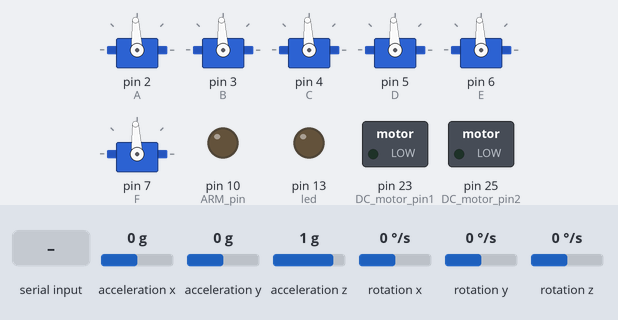
Recording of a sketch running on a simulated Arduino Mega 2560, built with avr-gcc and run on an emulated ATmega2560. Shown: 6 × servo, switched loads named in the sketch (green lamp = pin HIGH), output pins drawn as LEDs (lit = HIGH). The inputs (shaded band) are chosen by the test bench; at power-on: acceleration x 0 g, acceleration y 0 g, acceleration z 1 g, rotation x 0 °/s, rotation y 0 °/s, rotation z 0 °/s.

Above: at 0.1 s.
At 2.2 s:
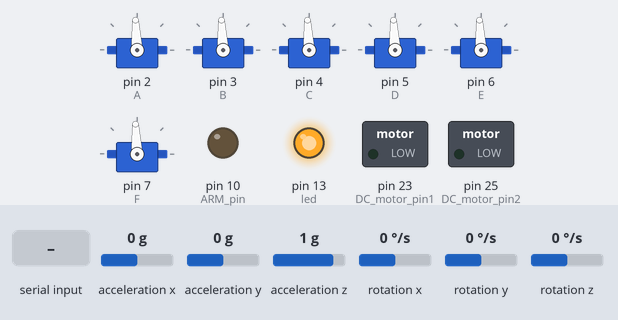
2.3 s: "K90\n" received over the second serial link
At 3.2 s:
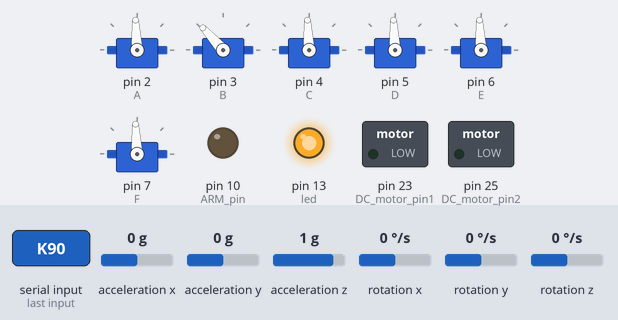
Timing chart, 0 to 5.3 s (numbered marks = the images above; inputs shaded):
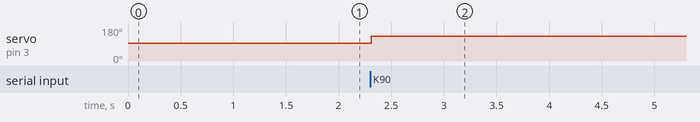

Measured:
- after the input at 2.3 s, servo on pin 3 (B): 93° → 132° at once

The sketch:

solo_mega_regional.ino
```cpp
#include <Wire.h>
#include "Servo.h"
#include "MPU6050.h"
#include "Declarations.h"

//SERIAL
Servo A, B, C, D, E, F;
#define MAX_BUF 128
char buffer[MAX_BUF];
//int i = 0, r=0;
//char c, d;
char rec[MAX_BUF];
int motorvalA = 1500, motorvalB = 1500, motorvalC = 1500, motorvalD = 1500, motorvalE = 1500, motorvalF = 1500;
String rec_str, req_sensors, sensors_str;
char Z[] = "Z";
//END OF SERIAL

//Actuators
#define DC_motor_pin1 23
#define DC_motor_pin2 25
#define ARM_pin 10
#define led 13
char arm_prev_state = '0';
char led_prev_state = '0';


void setup(void)
{

    Serial1.begin(57600);
    Serial2.begin(57600);
    Serial.begin (57600);
    init_thrusters();
    init_mpu6050();

    pinMode(DC_motor_pin1, OUTPUT);
    pinMode(DC_motor_pin2, OUTPUT);
    pinMode(ARM_pin, OUTPUT); //ARM
    pinMode(led,OUTPUT);
}


void loop(void)
{
    // Read serially from ros and write to the motors
    read_from_ros();

    //Metal Sensor
    //Metal_Sensor_Value = analogRead(Metal_Sensor_Pin);
    //Metal_Sensor_Value = (float) Metal_Sensor_Value*100/1024.0;

    //Temp Sensor
    // readTemp();

    //input PH
    //readPH();


    //*********MPU6050    *********//
    timer = millis();
    // Read normalized values
    Vector norm = mpu.readNormalizeGyro();
    Vector normAccel = mpu.readNormalizeAccel();
    //Calculate Pitch, Roll and Yaw
    pitch = pitch + norm.YAxis * timeStep;
    roll = roll + norm.XAxis * timeStep;
    yaw = yaw + norm.ZAxis * timeStep;
    if(roll>360)    roll -= 360; //care for the change from 0-->360 or 360-->0 near to north
    if(roll<0)      roll    +=   360;
    if(yaw >360)    yaw  -= 360;
    if(yaw <0)      yaw  += 360;
    if(pitch > 360) pitch -= 360;
    if(pitch < 0)   pitch += 360;
    acc_x = normAccel.XAxis - 9.5;
    acc_y = normAccel.YAxis;
    acc_z = normAccel.ZAxis+ 2;
    //*********END OF MPU6050*********//


    ToSendSerially = 'A'  + String(yaw) + 'B' + String(roll)+ 'C' ;

/*
 100000 Right (T shapes)
 010000 Left  (T shapes)
 001000 Arm
 000100 LED
 000010 Temp
 000001 Metal

 */

    //000010 => Temp
     if(receivedrqs[4]=='1')
        ToSendSerially += String(Tsensor) + 'G';
    //000001 => mag
     if(receivedrqs[5]=='1')
        ToSendSerially += pHValue + 'H';

    T_Shapes();
    //001000 ARM
    if(receivedrqs[2]=='1' && arm_prev_state == '0' ) //if rising edge
    {
          digitalWrite(ARM_pin, !digitalRead(ARM_pin));
    }

    //000100 LED
    if(receivedrqs[3]=='1' && led_prev_state == '0')
    {
        digitalWrite(led, !digitalRead(led));
    }
    arm_prev_state = receivedrqs[2];
    led_prev_state = receivedrqs[3];


    if(ToSendSerially.length() >0)
    {
      rec_str = ToSendSerially;
      rec_str += 'Z';
      Serial1.print(rec_str);
    }

    delay((timeStep*1000) - (millis() - timer));

}
void readTemp()
{
    Vo = analogRead(ThermistorPin);
    R2 = R1 * (1023.0 / (float)Vo - 1.0);
    logR2 = log(R2);
    T = (1.0 / (c1 + c2*logR2 + c3*logR2*logR2*logR2));
    Tsensor = T - 273.15;
}


// PH Data Fun
double avergearray(int* arr, int number)
{
  int i;
  int max,min;
  double avg;
  long amount=0;
  if(number<=0)
  {
    //Serial.println("Error number for the array to avraging!/n");
    return 0;
  }
  if(number<5){   //less than 5, calculated directly statistics
    for(i=0;i<number;i++){
      amount+=arr[i];
    }
    avg = amount/number;
    return avg;
  }else{
    if(arr[0]<arr[1]){
      min = arr[0];max=arr[1];
    }
    else{
      min=arr[1];max=arr[0];
    }
    for(i=2;i<number;i++){
      if(arr[i]<min){
        amount+=min;        //arr<min
        min=arr[i];
      }else {
        if(arr[i]>max){
          amount+=max;    //arr>max
          max=arr[i];
        }else{
          amount+=arr[i]; //min<=arr<=max
        }
      }//if
    }//for
    avg = (double)amount/(number-2);
  }//if
  return avg;
}
void T_Shapes()
{
           //1000 => Right
     if(receivedrqs[0]=='1')
      {
         digitalWrite(DC_motor_pin1, HIGH);
         digitalWrite(DC_motor_pin2, LOW);

      }
      else
      {
        digitalWrite(DC_motor_pin1, LOW);
        digitalWrite(DC_motor_pin2, LOW);
      }

    //0100 => Left
     if(receivedrqs[1]=='1')
      {
         digitalWrite(DC_motor_pin1, LOW);
         digitalWrite(DC_motor_pin2, HIGH);
      }
      else
      {
        digitalWrite(DC_motor_pin1, LOW);
        digitalWrite(DC_motor_pin2, LOW);
      }
}


void read_from_ros()
{
    while (Serial1.available())
    {
      c = Serial1.read();

      if (i< MAX_BUF -1)
      buffer[i++] = c;
      else break;


      if (c== 'K')
      {
        i=0;
        ParseString(buffer);
        moveROV();
      }
    }
}
void readPH()
{
    static unsigned long samplingTime = millis();
    static unsigned long printTime = millis();

    if(millis()-samplingTime > samplingInterval)
    {
        pHArray[pHArrayIndex++]=analogRead(SensorPin);
        if(pHArrayIndex==ArrayLenth)pHArrayIndex=0;
        //voltage = avergearray(pHArray, ArrayLenth)*5.0/1024;
        pHValue = 3.5*avergearray(pHArray, ArrayLenth)*5.0/1024+Offset;
        samplingTime=millis();
    }
}

void init_thrusters()
{
   A.attach(2);
   B.attach(3);
   C.attach(4);
   D.attach(5);
   E.attach(6);
   F.attach(7);

   A.writeMicroseconds(1500);
   B.writeMicroseconds(1500);
   C.writeMicroseconds(1500);
   D.writeMicroseconds(1500);
   E.writeMicroseconds(1500);
   F.writeMicroseconds(1500);
   delay(1000);
   digitalWrite(13, HIGH);
  //END OF THRUSTERS
}


void init_mpu6050()
{
  if(!mpu.begin(MPU6050_SCALE_2000DPS, MPU6050_RANGE_2G))
   {   //Serial1.print("Could not find a valid MPU6050 sensor, check wiring!Z");
       delay(500);
  }
  mpu.calibrateGyro();
  mpu.setThreshold(0);
  //checkSettings();
}
```

Declarations.h
```cpp
#define addr 0x0D                 //I2C Address for The HMC5883
#define SensorPin A1              //pH meter Analog output to Arduino Analog Input
#define Offset 0.00               //deviation compensate
#define LED 13
#define samplingInterval 20
#define printInterval 800
#define ArrayLenth  40    //times of collection
int pHArray[ArrayLenth];   //Store the average value of the sensor feedback
int pHArrayIndex=0;


//MPU6050
MPU6050 mpu;
unsigned long timer = 0;
float timeStep = 0.01;
//MPU5060

// Temperature input
#define ThermistorPin 0
int Vo;
float R1 = 10000;
float logR2, R2, T, Tc, Tf;
float c1 = 1.009249522e-03, c2 = 2.378405444e-04, c3 = 2.019202697e-07;
//END OF TEMPRATURE


//SERIAL
char Requested[7];
int i = 0;
String RequestedSensors = "";
String ToSendSerially = "";
String receivedrqs = "000000000";
//char buffer[128];
char c;
//END OF SERIAL
// pHValue
float pHValue =0;

// IMU
 double pitch = 0;
 double roll  = 0;
 double yaw   = 0;

 float acc_x    = 0;
 float acc_y    = 0;
 float acc_z    = 0;


// Barometer
 float pressure= 3;

// Water Sensor
float WaterSensor = 2;


// TEMPERATURE SENSOR
  float Tsensor = 0;

//Magnetometer
#define Metal_Sensor_Pin A2
int Metal_Sensor_Value = 0;
String micro_string = "";
```

ParseString.ino
```cpp
void ParseString(String inp)  //  this void required to separate the string data into motor values
{
  //MOTION

  motorvalA = (inp.substring(inp.indexOf('A') + 1, inp.indexOf('B'))).toInt();
  motorvalB = (inp.substring(inp.indexOf('B') + 1, inp.indexOf('C'))).toInt();
  motorvalC = (inp.substring(inp.indexOf('C') + 1, inp.indexOf('D'))).toInt();
  motorvalD = (inp.substring(inp.indexOf('D') + 1, inp.indexOf('E'))).toInt();
  motorvalE = (inp.substring(inp.indexOf('E') + 1, inp.indexOf('F'))).toInt();
  motorvalF = (inp.substring(inp.indexOf('F') + 1, inp.indexOf('G'))).toInt();
  receivedrqs = (inp.substring(inp.indexOf('G') + 1, inp.indexOf('K')));
  if(inp.indexOf('X') != -1)
  {
      receivedrqs = (inp.substring(inp.indexOf('G') + 1, inp.indexOf('X')));
      micro_string = inp.substring(inp.indexOf('X'), inp.indexOf('K')+1);  // String to send to micro
      Serial2.print(micro_string);
  }
  else
  {
    receivedrqs = (inp.substring(inp.indexOf('G') + 1, inp.indexOf('K')));
  }

 }
```

moveROV.ino
```cpp
void moveROV()
{
  if(motorvalA > 1900 || motorvalA < 1100)
      motorvalA = 1500;
  if(motorvalB > 1900 || motorvalB < 1100)
      motorvalB = 1900;
  if(motorvalC > 1900 || motorvalC < 1100)
      motorvalC = 1500;
  if(motorvalD > 1900 || motorvalD < 1100)
      motorvalD = 1500;
  if(motorvalE > 1900 || motorvalE < 1100)
      motorvalE = 1500;
  if(motorvalF > 1900 || motorvalF < 1100)
      motorvalF = 1500;

  A.writeMicroseconds (motorvalA);
  B.writeMicroseconds (motorvalB);
  C.writeMicroseconds (motorvalC);
  D.writeMicroseconds (motorvalD);
  E.writeMicroseconds (motorvalE);
  F.writeMicroseconds (motorvalF);

}
```

checkSettings.ino
```cpp
void checkSettings()
{
  Serial.println();

  Serial.print(" * Sleep Mode:            ");
  //Serial.println(mpu.getSleepEnabled() ? "Enabled" : "Disabled");

  Serial.print(" * Clock Source:          ");
  /*switch(mpu.getClockSource())
  {
    case MPU6050_CLOCK_KEEP_RESET:     Serial.println("Stops the clock and keeps the timing generator in reset"); break;
    case MPU6050_CLOCK_EXTERNAL_19MHZ: Serial.println("PLL with external 19.2MHz reference"); break;
    case MPU6050_CLOCK_EXTERNAL_32KHZ: Serial.println("PLL with external 32.768kHz reference"); break;
    case MPU6050_CLOCK_PLL_ZGYRO:      Serial.println("PLL with Z axis gyroscope reference"); break;
    case MPU6050_CLOCK_PLL_YGYRO:      Serial.println("PLL with Y axis gyroscope reference"); break;
    case MPU6050_CLOCK_PLL_XGYRO:      Serial.println("PLL with X axis gyroscope reference"); break;
    case MPU6050_CLOCK_INTERNAL_8MHZ:  Serial.println("Internal 8MHz oscillator"); break;
  }
  */
  Serial.print(" * Accelerometer:         ");
  switch(mpu.getRange())
  {
    case MPU6050_RANGE_16G:            Serial.println("+/- 16 g"); break;
    case MPU6050_RANGE_8G:             Serial.println("+/- 8 g"); break;
    case MPU6050_RANGE_4G:             Serial.println("+/- 4 g"); break;
    case MPU6050_RANGE_2G:             Serial.println("+/- 2 g"); break;
  }

  Serial.print(" * Accelerometer offsets: ");
  Serial.print(mpu.getAccelOffsetX());
  Serial.print(" / ");
  Serial.print(mpu.getAccelOffsetY());
  Serial.print(" / ");
  Serial.println(mpu.getAccelOffsetZ());

  Serial.println();
}
```
